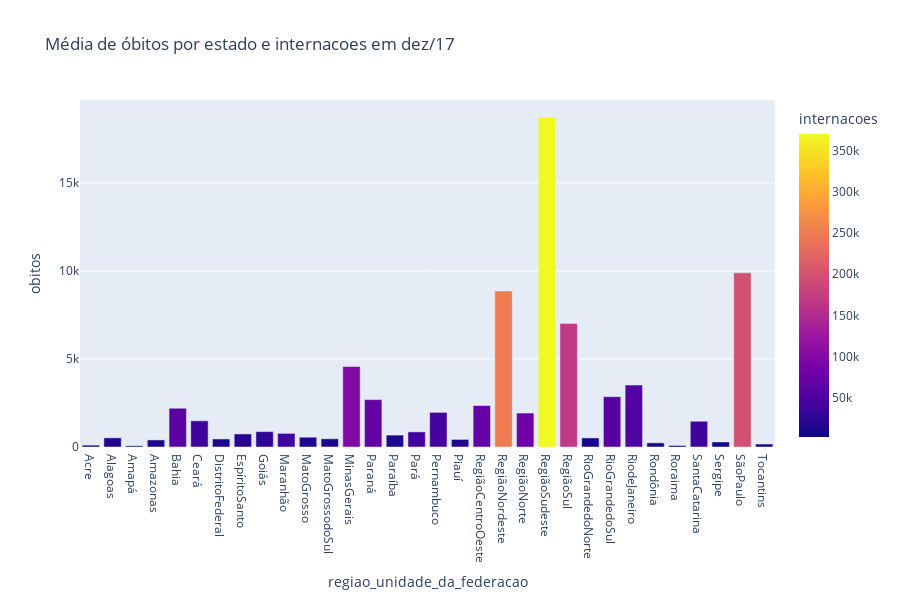

The notebook cell saved with this chart:
### Code cell
px.bar(df_agrupado_por_estado_obitos_internacoes, color='internacoes', x='regiao_unidade_da_federacao', y='obitos', title = "Média de óbitos por estado e internacoes em dez/17",
       hover_data=['regiao_unidade_da_federacao', 'obitos'], height=600)

### Figure 1 — Plotly figure (JSON) as saved in the notebook; plotly's stock layout.template omitted (floating-point values rounded to 4 significant figures)
{"data": [{"alignmentgroup": "True", "hovertemplate": "regiao_unidade_da_federacao=%{x}<br>obitos=%{y}<br>internacoes=%{marker.color}<extra></extra>", "legendgroup": "", "marker": {"color": [3463, 13557, 2493, 14337, 62557, 37661, 15334, 20115, 26601, 38308, 14931, 13411, 98755, 70396, 14998, 40967, 45467, 17763, 70277, 249821, 80359, 370247, 168897, 12602, 60383, 53294, 9783, 3513, 38118, 6908, 198083, 5803], "coloraxis": "coloraxis", "pattern": {"shape": ""}}, "name": "", "offsetgroup": "", "orientation": "v", "showlegend": false, "textposition": "auto", "type": "bar", "x": ["Acre", "Alagoas", "Amapá", "Amazonas", "Bahia", "Ceará", "DistritoFederal", "EspíritoSanto", "Goiás", "Maranhão", "MatoGrosso", "MatoGrossodoSul", "MinasGerais", "Paraná", "Paraíba", "Pará", "Pernambuco", "Piauí", "RegiãoCentroOeste", "RegiãoNordeste", "RegiãoNorte", "RegiãoSudeste", "RegiãoSul", "RioGrandedoNorte", "RioGrandedoSul", "RiodeJaneiro", "Rondônia", "Roraima", "SantaCatarina", "Sergipe", "SãoPaulo", "Tocantins"], "xaxis": "x", "y": [106, 520, 71, 403, 2202, 1488, 457, 742, 875, 773, 556, 466, 4573, 2692, 677, 859, 1967, 431, 2354, 8859, 1929, 18727, 7012, 515, 2857, 3519, 235, 87, 1463, 286, 9893, 168], "yaxis": "y"}], "layout": {"barmode": "relative", "coloraxis": {"colorbar": {"title": {"text": "internacoes"}}, "colorscale": [[0, "#0d0887"], [0.1111, "#46039f"], [0.2222, "#7201a8"], [0.3333, "#9c179e"], [0.4444, "#bd3786"], [0.5556, "#d8576b"], [0.6667, "#ed7953"], [0.7778, "#fb9f3a"], [0.8889, "#fdca26"], [1, "#f0f921"]]}, "height": 600, "legend": {"tracegroupgap": 0}, "title": {"text": "Média de óbitos por estado e internacoes em dez/17"}, "xaxis": {"anchor": "y", "domain": [0, 1], "title": {"text": "regiao_unidade_da_federacao"}}, "yaxis": {"anchor": "x", "domain": [0, 1], "title": {"text": "obitos"}}}}
